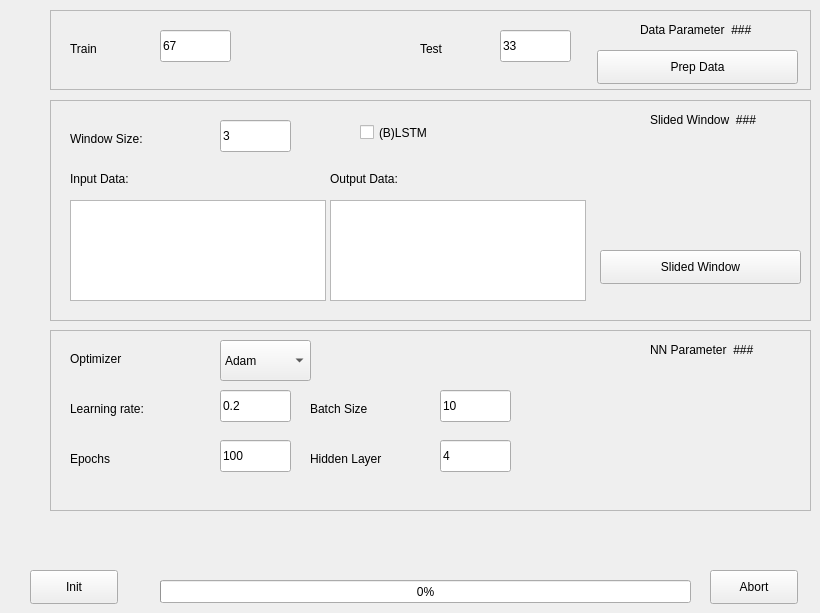
    <widget class="QWidget" name="tab">
     <attribute name="title">
      <string>(B)LSTM</string>
     </attribute>
     <widget class="QProgressBar" name="progressBar">
      <property name="geometry">
       <rect>
        <x>160</x>
        <y>580</y>
        <width>531</width>
        <height>23</height>
       </rect>
      </property>
      <property name="value">
       <number>0</number>
      </property>
     </widget>
     <widget class="QPushButton" name="initneuroButton">
      <property name="geometry">
       <rect>
        <x>30</x>
        <y>570</y>
        <width>88</width>
        <height>34</height>
       </rect>
      </property>
      <property name="text">
       <string>Init</string>
      </property>
     </widget>
     <widget class="QPushButton" name="abortneuroButton">
      <property name="geometry">
       <rect>
        <x>710</x>
        <y>570</y>
        <width>88</width>
        <height>34</height>
       </rect>
      </property>
      <property name="text">
       <string>Abort</string>
      </property>
     </widget>
     <widget class="QFrame" name="frame">
      <property name="geometry">
       <rect>
        <x>50</x>
        <y>330</y>
        <width>761</width>
        <height>181</height>
       </rect>
      </property>
      <property name="frameShape">
       <enum>QFrame::StyledPanel</enum>
      </property>
      <property name="frameShadow">
       <enum>QFrame::Raised</enum>
      </property>
      <widget class="QComboBox" name="comboBox">
       <property name="geometry">
        <rect>
         <x>170</x>
         <y>10</y>
         <width>91</width>
         <height>41</height>
        </rect>
       </property>
       <item>
        <property name="text">
         <string>Adam</string>
        </property>
       </item>
       <item>
        <property name="text">
         <string>Adagrad</string>
        </property>
       </item>
       <item>
        <property name="text">
         <string>SGD</string>
        </property>
       </item>
      </widget>
      <widget class="QLabel" name="label">
       <property name="geometry">
        <rect>
         <x>20</x>
         <y>20</y>
         <width>141</width>
         <height>18</height>
        </rect>
       </property>
       <property name="text">
        <string>Optimizer</string>
       </property>
      </widget>
      <widget class="QLineEdit" name="lineEdit">
       <property name="geometry">
        <rect>
         <x>170</x>
         <y>60</y>
         <width>71</width>
         <height>32</height>
        </rect>
       </property>
       <property name="text">
        <string>0.2</string>
       </property>
      </widget>
      <widget class="QLabel" name="label_2">
       <property name="geometry">
        <rect>
         <x>20</x>
         <y>70</y>
         <width>111</width>
         <height>18</height>
        </rect>
       </property>
       <property name="text">
        <string>Learning rate:</string>
       </property>
      </widget>
      <widget class="QLineEdit" name="lineEdit_4">
       <property name="geometry">
        <rect>
         <x>390</x>
         <y>60</y>
         <width>71</width>
         <height>32</height>
        </rect>
       </property>
       <property name="text">
        <string>10</string>
       </property>
      </widget>
      <widget class="QLabel" name="label_4">
       <property name="geometry">
        <rect>
         <x>20</x>
         <y>120</y>
         <width>141</width>
         <height>18</height>
        </rect>
       </property>
       <property name="text">
        <string>Epochs</string>
       </property>
      </widget>
      <widget class="QLabel" name="label_5">
       <property name="geometry">
        <rect>
         <x>260</x>
         <y>70</y>
         <width>151</width>
         <height>18</height>
        </rect>
       </property>
       <property name="text">
        <string>Batch Size</string>
       </property>
      </widget>
      <widget class="QLineEdit" name="lineEdit_3">
       <property name="geometry">
        <rect>
         <x>170</x>
         <y>110</y>
         <width>71</width>
         <height>32</height>
        </rect>
       </property>
       <property name="text">
        <string>100</string>
       </property>
      </widget>
      <widget class="QLineEdit" name="lineEdit_2">
       <property name="geometry">
        <rect>
         <x>390</x>
         <y>110</y>
         <width>71</width>
         <height>32</height>
        </rect>
       </property>
       <property name="text">
        <string>4</string>
       </property>
      </widget>
      <widget class="QLabel" name="label_3">
       <property name="geometry">
        <rect>
         <x>260</x>
         <y>120</y>
         <width>121</width>
         <height>18</height>
        </rect>
       </property>
       <property name="text">
        <string>Hidden Layer</string>
       </property>
      </widget>
      <widget class="QLabel" name="label_6">
       <property name="geometry">
        <rect>
         <x>600</x>
         <y>10</y>
         <width>161</width>
         <height>20</height>
        </rect>
       </property>
       <property name="text">
        <string>NN Parameter  ###</string>
       </property>
       <property name="textFormat">
        <enum>Qt::AutoText</enum>
       </property>
      </widget>
     </widget>
     <widget class="QFrame" name="frame_2">
      <property name="geometry">
       <rect>
        <x>50</x>
        <y>10</y>
        <width>761</width>
        <height>80</height>
       </rect>
      </property>
      <property name="frameShape">
       <enum>QFrame::StyledPanel</enum>
      </property>
      <property name="frameShadow">
       <enum>QFrame::Raised</enum>
      </property>
      <widget class="QLabel" name="label_7">
       <property name="geometry">
        <rect>
         <x>590</x>
         <y>10</y>
         <width>161</width>
         <height>20</height>
        </rect>
       </property>
       <property name="text">
        <string>Data Parameter  ###</string>
       </property>
       <property name="textFormat">
        <enum>Qt::AutoText</enum>
       </property>
      </widget>
      <widget class="QLabel" name="label_8">
       <property name="geometry">
        <rect>
         <x>20</x>
         <y>30</y>
         <width>141</width>
         <height>18</height>
        </rect>
       </property>
       <property name="text">
        <string>Train</string>
       </property>
      </widget>
      <widget class="QLabel" name="label_10">
       <property name="geometry">
        <rect>
         <x>370</x>
         <y>30</y>
         <width>141</width>
         <height>18</height>
        </rect>
       </property>
       <property name="text">
        <string>Test</string>
       </property>
      </widget>
      <widget class="QLineEdit" name="lineEdit_Train">
       <property name="geometry">
        <rect>
         <x>110</x>
         <y>20</y>
         <width>71</width>
         <height>32</height>
        </rect>
       </property>
       <property name="text">
        <string>67</string>
       </property>
      </widget>
      <widget class="QLineEdit" name="lineEdit_7">
       <property name="geometry">
        <rect>
         <x>450</x>
         <y>20</y>
         <width>71</width>
         <height>32</height>
        </rect>
       </property>
       <property name="text">
        <string>33</string>
       </property>
      </widget>
      <widget class="QPushButton" name="ButtonPrepData">
       <property name="geometry">
        <rect>
         <x>547</x>
         <y>40</y>
         <width>201</width>
         <height>34</height>
        </rect>
       </property>
       <property name="text">
        <string>Prep Data</string>
       </property>
      </widget>
     </widget>
     <widget class="QFrame" name="frame_3">
      <property name="geometry">
       <rect>
        <x>50</x>
        <y>100</y>
        <width>761</width>
        <height>221</height>
       </rect>
      </property>
      <property name="frameShape">
       <enum>QFrame::StyledPanel</enum>
      </property>
      <property name="frameShadow">
       <enum>QFrame::Raised</enum>
      </property>
      <widget class="QLabel" name="label_11">
       <property name="geometry">
        <rect>
         <x>600</x>
         <y>10</y>
         <width>161</width>
         <height>20</height>
        </rect>
       </property>
       <property name="text">
        <string>Slided Window  ###</string>
       </property>
       <property name="textFormat">
        <enum>Qt::AutoText</enum>
       </property>
      </widget>
      <widget class="QPushButton" name="ButtonSlidedWindow">
       <property name="geometry">
        <rect>
         <x>550</x>
         <y>150</y>
         <width>201</width>
         <height>34</height>
        </rect>
       </property>
       <property name="text">
        <string>Slided Window</string>
       </property>
      </widget>
      <widget class="QLineEdit" name="lineWindowSize">
       <property name="geometry">
        <rect>
         <x>170</x>
         <y>20</y>
         <width>71</width>
         <height>32</height>
        </rect>
       </property>
       <property name="text">
        <string>3</string>
       </property>
      </widget>
      <widget class="QLabel" name="label_12">
       <property name="geometry">
        <rect>
         <x>20</x>
         <y>30</y>
         <width>111</width>
         <height>18</height>
        </rect>
       </property>
       <property name="text">
        <string>Window Size:</string>
       </property>
      </widget>
      <widget class="QCheckBox" name="checkBox">
       <property name="geometry">
        <rect>
         <x>310</x>
         <y>20</y>
         <width>98</width>
         <height>25</height>
        </rect>
       </property>
       <property name="text">
        <string>(B)LSTM</string>
       </property>
      </widget>
      <widget class="QListWidget" name="listInput">
       <property name="geometry">
        <rect>
         <x>20</x>
         <y>100</y>
         <width>256</width>
         <height>101</height>
        </rect>
       </property>
       <property name="selectionMode">
        <enum>QAbstractItemView::MultiSelection</enum>
       </property>
      </widget>
      <widget class="QListWidget" name="listOutput">
       <property name="geometry">
        <rect>
         <x>280</x>
         <y>100</y>
         <width>256</width>
         <height>101</height>
        </rect>
       </property>
       <property name="selectionMode">
        <enum>QAbstractItemView::MultiSelection</enum>
       </property>
      </widget>
      <widget class="QLabel" name="label_13">
       <property name="geometry">
        <rect>
         <x>20</x>
         <y>70</y>
         <width>111</width>
         <height>18</height>
        </rect>
       </property>
       <property name="text">
        <string>Input Data:</string>
       </property>
      </widget>
      <widget class="QLabel" name="label_14">
       <property name="geometry">
        <rect>
         <x>280</x>
         <y>70</y>
         <width>111</width>
         <height>18</height>
        </rect>
       </property>
       <property name="text">
        <string>Output Data:</string>
       </property>
      </widget>
      <zorder>label_11</zorder>
      <zorder>ButtonSlidedWindow</zorder>
      <zorder>lineEdit</zorder>
      <zorder>label_2</zorder>
      <zorder>lineWindowSize</zorder>
      <zorder>label_12</zorder>
      <zorder>checkBox</zorder>
      <zorder>listInput</zorder>
      <zorder>listOutput</zorder>
      <zorder>label_13</zorder>
      <zorder>label_14</zorder>
     </widget>
    </widget>
